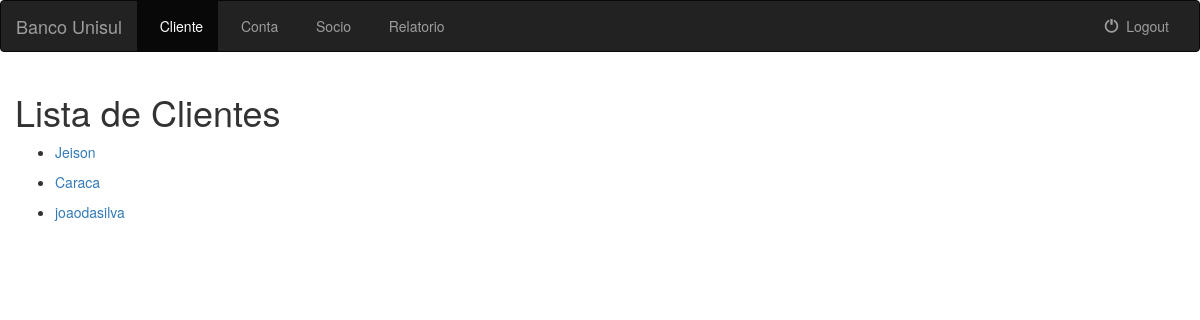
/todoscliente/ (signed in), run on an earlier commit of the app's database.
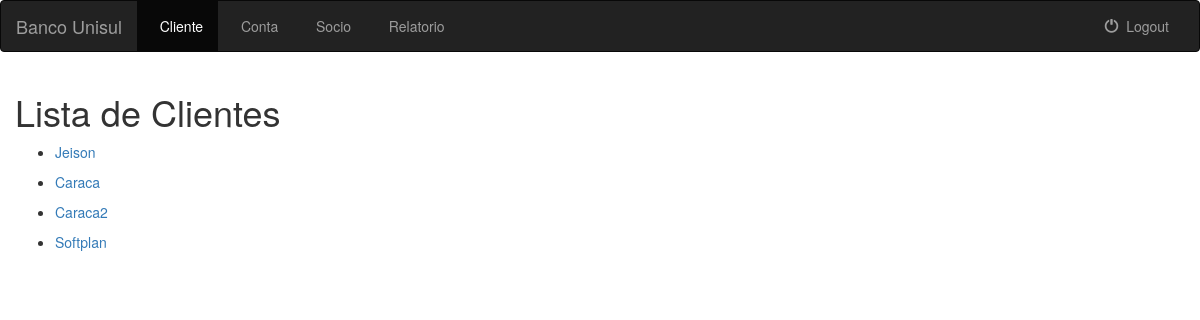
And on a later commit of the database.
### banco_unisul/models.py (models this page shows, shortened)
class Cliente(models.Model):
    nome = models.CharField(max_length=200)
    endereco = models.CharField(max_length=200)
    def is_PJ(self):
        try:
            p = ClientePJ.objects.all().filter(id=self.id).get().CNPJ
            return True
        except:
            return False
    class META:
        abstract = True

### banco_unisul/views.py (the view)
# urls.py: url(r'^todoscliente/$', views.TodosClientesView.as_view(), name='todoscliente'),
class TodosClientesView(LoginRequiredMixin, generic.ListView):
    template_name = 'banco_unisul/todoscliente.html'
    context_object_name = 'todos_clientes'
    def get_queryset(self):
        return Cliente.objects.all()

### templates/banco_unisul/todoscliente.html (shortened to what this page needs)
{% extends 'banco_unisul/baseinterno.html' %}
{% block cad_cliente %}active{% endblock %}
{% block body %}
    {% if todos_clientes %}
        <h1 class="col-sm-12">Lista de Clientes</h1>
        {% for cliente in todos_clientes %}
            <div class="col-sm-10">
                <ul>
                    {% if cliente.is_PJ %}<li><a href="{% url 'banco_unisul:detalhepj' cliente.id %}">{{ cliente.nome }}</a></li>
                    {% else %}<li><a href="{% url 'banco_unisul:detalhepf' cliente.id %}">{{ cliente.nome }}</a></li>{% endif %}
                </ul>
            </div>
        {% endfor %}
    {% else %}
        <div>
            <h2>
                Não existe clientes cadastrados.
            </h2>
        </div>
    {% endif %}
{% endblock %}

What changed in the data, as far as the page shows it:
removed Cliente: nome "joaodasilva"
added Cliente: nome "Caraca2"
added Cliente: nome "Softplan"
